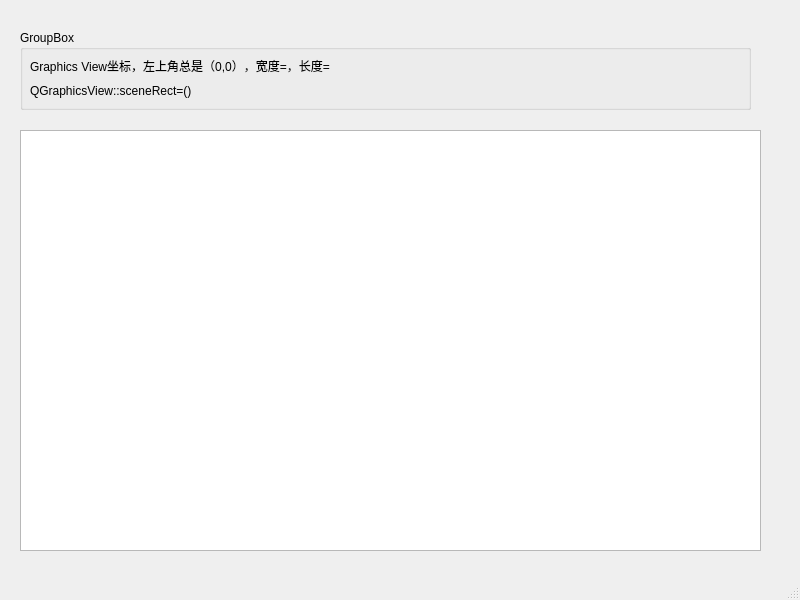
<?xml version="1.0" encoding="UTF-8"?>
<ui version="4.0">
 <class>MainWindow</class>
 <widget class="QMainWindow" name="MainWindow">
  <property name="geometry">
   <rect>
    <x>0</x>
    <y>0</y>
    <width>800</width>
    <height>600</height>
   </rect>
  </property>
  <property name="windowTitle">
   <string>MainWindow</string>
  </property>
  <widget class="QWidget" name="centralwidget">
   <widget class="QWGraphicsView" name="graphicsView">
    <property name="geometry">
     <rect>
      <x>20</x>
      <y>130</y>
      <width>741</width>
      <height>421</height>
     </rect>
    </property>
   </widget>
   <widget class="QGroupBox" name="groupBox">
    <property name="geometry">
     <rect>
      <x>20</x>
      <y>30</y>
      <width>731</width>
      <height>80</height>
     </rect>
    </property>
    <property name="title">
     <string>GroupBox</string>
    </property>
    <widget class="QLabel" name="labViewSize">
     <property name="geometry">
      <rect>
       <x>10</x>
       <y>20</y>
       <width>711</width>
       <height>31</height>
      </rect>
     </property>
     <property name="text">
      <string>Graphics View坐标，左上角总是（0,0），宽度=，长度=</string>
     </property>
    </widget>
    <widget class="QLabel" name="labSceneRect">
     <property name="geometry">
      <rect>
       <x>10</x>
       <y>40</y>
       <width>711</width>
       <height>41</height>
      </rect>
     </property>
     <property name="text">
      <string>QGraphicsView::sceneRect=()</string>
     </property>
    </widget>
   </widget>
  </widget>
  <widget class="QMenuBar" name="menubar">
   <property name="geometry">
    <rect>
     <x>0</x>
     <y>0</y>
     <width>800</width>
     <height>23</height>
    </rect>
   </property>
  </widget>
  <widget class="QStatusBar" name="statusbar"/>
 </widget>
 <customwidgets>
  <customwidget>
   <class>QWGraphicsView</class>
   <extends>QGraphicsView</extends>
   <header location="global">qwgraphicsview.h</header>
  </customwidget>
 </customwidgets>
 <resources/>
 <connections/>
</ui>
